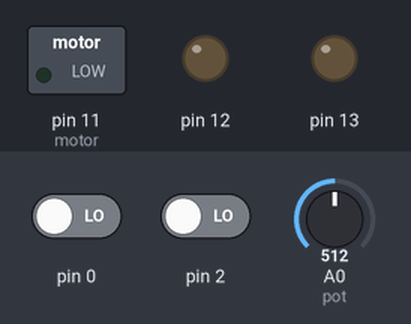
This sketch was run on a simulated Arduino Uno, built with avr-gcc and run on an emulated ATmega328P. Parts: switched loads named in the sketch (green lamp = pin HIGH), output pins drawn as LEDs (lit = HIGH). The inputs (shaded band) are chosen by the test bench; at power-on: pin 0 LOW, A0 (pot) = 512, pin 2 LOW.

Above: at 1.2 s.
1.3 s: pin 0 driven HIGH
4.3 s: A0 (pot) set to 716
At 4.78 s:
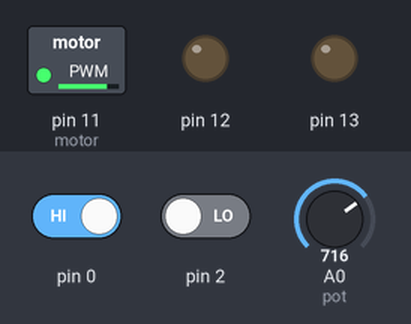
7.3 s: A0 (pot) set to 757
At 7.47 s:
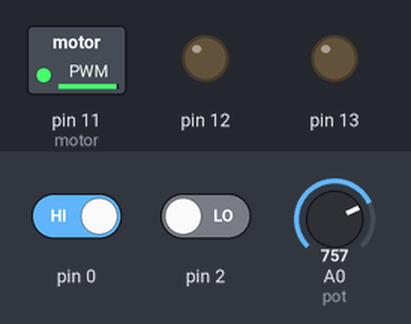
10.3 s: A0 (pot) set to 768
At 10.8 s:
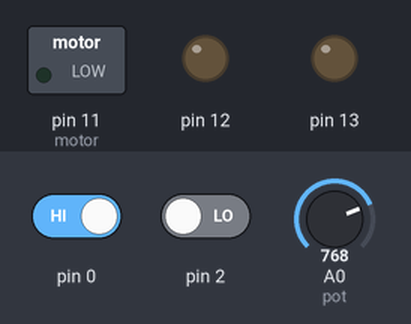
13.3 s: A0 (pot) set to 900
At 13.81 s:
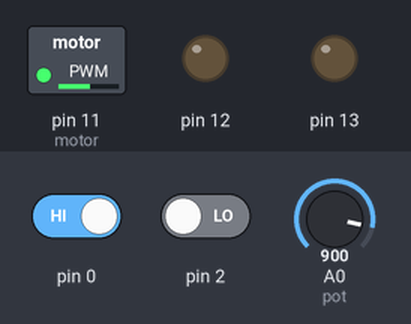
16.3 s: A0 (pot) set to 306
At 16.82 s:
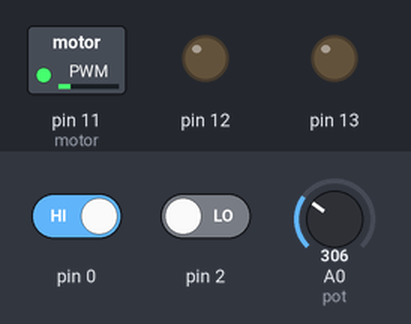
Timing chart, 0 to 19.3 s (numbered marks = the images above; inputs shaded):
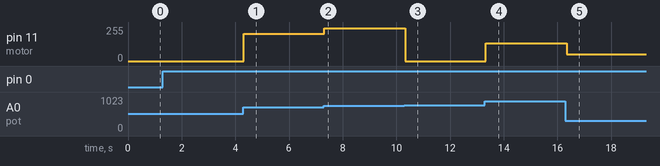

Measured:
- the behaviour switches between 767 and 768 on A0 (pot) (found by bisection; images 2 and 3)
- after the input at 4.3 s, pin 11 (motor): 0/255 → 204/255 at once
- after the input at 7.3 s, pin 11 (motor): 204/255 → 245/255 at once
- after the input at 10.3 s, pin 11 (motor): 245/255 → 0/255 at once
- after the input at 13.3 s, pin 11 (motor): 0/255 → 132/255 at once
- after the input at 16.3 s, pin 11 (motor): 132/255 → 50/255 after 0.05 s

The sketch:

Tarea2_G4.ino
```cpp
int pot = A0;
int valorPot;
int motor =11;

void setup() {
  // put your setup code here, to run once:
  pinMode(motor, OUTPUT);
  pinMode(pot, INPUT);
  pinMode(2,INPUT);
  pinMode(3,INPUT);
  pinMode(12,OUTPUT);
  pinMode(13,OUTPUT);
  /*Serial.begin(9600);
  while(!Serial);
  Serial.println("Velocidad de 0 a 255");
  */
}

void loop() {
  // put your main code here, to run repeatedly:

  vel();
  digitalWrite(12,LOW);
  digitalWrite(13,LOW);
  delay(50);

  if(digitalRead(2) == HIGH){
    digitalWrite(13,LOW);
    digitalWrite(12,HIGH);
  }
  if(digitalRead(3 == HIGH)){
    digitalWrite(12,LOW);
    digitalWrite(13,HIGH);
  }

  /*if(Serial.available()){
    int velocidad = Serial.parseInt();
    if(velocidad >=0 && velocidad <= 255){
      analogWrite(motorPin,velocidad);
    }
  }
  */
}

void vel(){
  valorPot = analogRead(pot);
  analogWrite(motor, valorPot);
}
```
